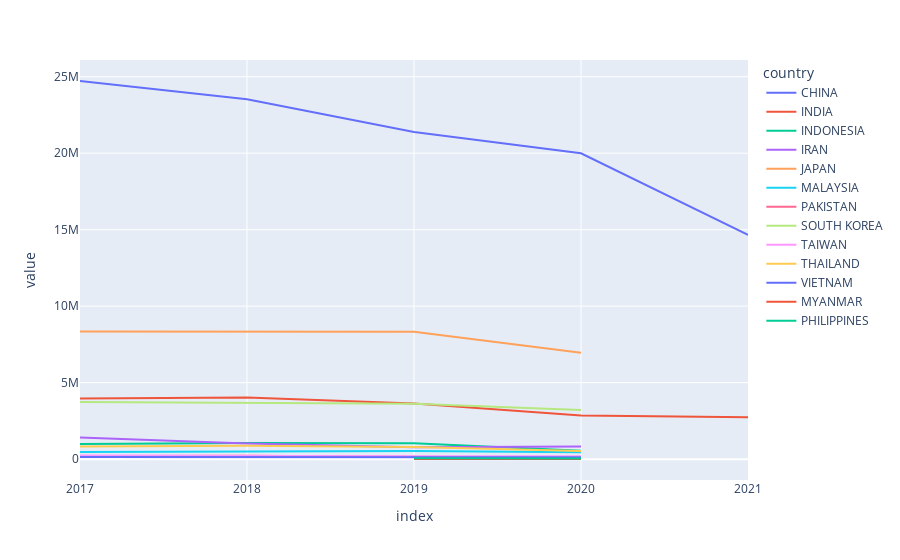

Notebook cell for this chart:
### Code cell
px.line(asia_oceania_countries_pdf)

### Figure 1 — Plotly figure (JSON) as saved in the notebook; plotly's stock layout.template omitted (floating-point values rounded to 4 significant figures)
{"data": [{"hovertemplate": "country=CHINA<br>index=%{x}<br>value=%{y}<extra></extra>", "legendgroup": "CHINA", "line": {"color": "#636efa", "dash": "solid"}, "marker": {"symbol": "circle"}, "mode": "lines", "name": "CHINA", "orientation": "v", "showlegend": true, "type": "scatter", "x": ["2017", "2018", "2019", "2020", "2021"], "xaxis": "x", "y": [24718321, 23529423, 21389833, 19994081, 14657512], "yaxis": "y"}, {"hovertemplate": "country=INDIA<br>index=%{x}<br>value=%{y}<extra></extra>", "legendgroup": "INDIA", "line": {"color": "#EF553B", "dash": "solid"}, "marker": {"symbol": "circle"}, "mode": "lines", "name": "INDIA", "orientation": "v", "showlegend": true, "type": "scatter", "x": ["2017", "2018", "2019", "2020", "2021"], "xaxis": "x", "y": [3961327, 4032481, 3629008, 2851268, 2733062], "yaxis": "y"}, {"hovertemplate": "country=INDONESIA<br>index=%{x}<br>value=%{y}<extra></extra>", "legendgroup": "INDONESIA", "line": {"color": "#00cc96", "dash": "solid"}, "marker": {"symbol": "circle"}, "mode": "lines", "name": "INDONESIA", "orientation": "v", "showlegend": true, "type": "scatter", "x": ["2017", "2018", "2019", "2020", "2021"], "xaxis": "x", "y": [982337, 1055774, 1045666, 551400, null], "yaxis": "y"}, {"hovertemplate": "country=IRAN<br>index=%{x}<br>value=%{y}<extra></extra>", "legendgroup": "IRAN", "line": {"color": "#ab63fa", "dash": "solid"}, "marker": {"symbol": "circle"}, "mode": "lines", "name": "IRAN", "orientation": "v", "showlegend": true, "type": "scatter", "x": ["2017", "2018", "2019", "2020", "2021"], "xaxis": "x", "y": [1418550, 1027000, 770000, 826210, null], "yaxis": "y"}, {"hovertemplate": "country=JAPAN<br>index=%{x}<br>value=%{y}<extra></extra>", "legendgroup": "JAPAN", "line": {"color": "#FFA15A", "dash": "solid"}, "marker": {"symbol": "circle"}, "mode": "lines", "name": "JAPAN", "orientation": "v", "showlegend": true, "type": "scatter", "x": ["2017", "2018", "2019", "2020", "2021"], "xaxis": "x", "y": [8347836, 8359286, 8329130, 6960025, null], "yaxis": "y"}, {"hovertemplate": "country=MALAYSIA<br>index=%{x}<br>value=%{y}<extra></extra>", "legendgroup": "MALAYSIA", "line": {"color": "#19d3f3", "dash": "solid"}, "marker": {"symbol": "circle"}, "mode": "lines", "name": "MALAYSIA", "orientation": "v", "showlegend": true, "type": "scatter", "x": ["2017", "2018", "2019", "2020", "2021"], "xaxis": "x", "y": [460000, 520526, 534115, 457755, null], "yaxis": "y"}, {"hovertemplate": "country=PAKISTAN<br>index=%{x}<br>value=%{y}<extra></extra>", "legendgroup": "PAKISTAN", "line": {"color": "#FF6692", "dash": "solid"}, "marker": {"symbol": "circle"}, "mode": "lines", "name": "PAKISTAN", "orientation": "v", "showlegend": true, "type": "scatter", "x": ["2017", "2018", "2019", "2020", "2021"], "xaxis": "x", "y": [205000, 223481, 156623, 95504, null], "yaxis": "y"}, {"hovertemplate": "country=SOUTH KOREA<br>index=%{x}<br>value=%{y}<extra></extra>", "legendgroup": "SOUTH KOREA", "line": {"color": "#B6E880", "dash": "solid"}, "marker": {"symbol": "circle"}, "mode": "lines", "name": "SOUTH KOREA", "orientation": "v", "showlegend": true, "type": "scatter", "x": ["2017", "2018", "2019", "2020", "2021"], "xaxis": "x", "y": [3735399, 3661730, 3612587, 3211706, null], "yaxis": "y"}, {"hovertemplate": "country=TAIWAN<br>index=%{x}<br>value=%{y}<extra></extra>", "legendgroup": "TAIWAN", "line": {"color": "#FF97FF", "dash": "solid"}, "marker": {"symbol": "circle"}, "mode": "lines", "name": "TAIWAN", "orientation": "v", "showlegend": true, "type": "scatter", "x": ["2017", "2018", "2019", "2020", "2021"], "xaxis": "x", "y": [230356, 190052, 189549, 180967, null], "yaxis": "y"}, {"hovertemplate": "country=THAILAND<br>index=%{x}<br>value=%{y}<extra></extra>", "legendgroup": "THAILAND", "line": {"color": "#FECB52", "dash": "solid"}, "marker": {"symbol": "circle"}, "mode": "lines", "name": "THAILAND", "orientation": "v", "showlegend": true, "type": "scatter", "x": ["2017", "2018", "2019", "2020", "2021"], "xaxis": "x", "y": [818440, 877015, 795254, 537633, null], "yaxis": "y"}, {"hovertemplate": "country=VIETNAM<br>index=%{x}<br>value=%{y}<extra></extra>", "legendgroup": "VIETNAM", "line": {"color": "#636efa", "dash": "solid"}, "marker": {"symbol": "circle"}, "mode": "lines", "name": "VIETNAM", "orientation": "v", "showlegend": true, "type": "scatter", "x": ["2017", "2018", "2019", "2020", "2021"], "xaxis": "x", "y": [145571, 146000, 129006, 125235, null], "yaxis": "y"}, {"hovertemplate": "country=MYANMAR<br>index=%{x}<br>value=%{y}<extra></extra>", "legendgroup": "MYANMAR", "line": {"color": "#EF553B", "dash": "solid"}, "marker": {"symbol": "circle"}, "mode": "lines", "name": "MYANMAR", "orientation": "v", "showlegend": true, "type": "scatter", "x": ["2017", "2018", "2019", "2020", "2021"], "xaxis": "x", "y": [null, null, 12617, 8346, null], "yaxis": "y"}, {"hovertemplate": "country=PHILIPPINES<br>index=%{x}<br>value=%{y}<extra></extra>", "legendgroup": "PHILIPPINES", "line": {"color": "#00cc96", "dash": "solid"}, "marker": {"symbol": "circle"}, "mode": "lines", "name": "PHILIPPINES", "orientation": "v", "showlegend": true, "type": "scatter", "x": ["2017", "2018", "2019", "2020", "2021"], "xaxis": "x", "y": [null, null, 57238, 37141, null], "yaxis": "y"}], "layout": {"legend": {"title": {"text": "country"}, "tracegroupgap": 0}, "margin": {"t": 60}, "xaxis": {"anchor": "y", "domain": [0, 1], "title": {"text": "index"}}, "yaxis": {"anchor": "x", "domain": [0, 1], "title": {"text": "value"}}}}
